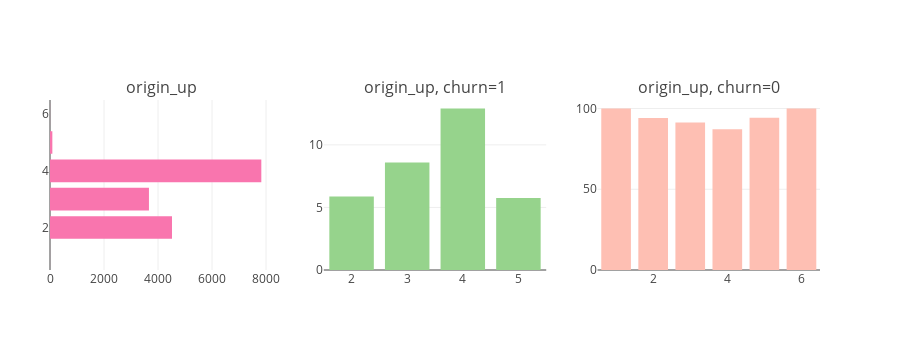

The code cell stored with this chart in its notebook:
### Code cell
tr0 = bar_hor(train, "origin_up", "Distribution of origin_up Variable" ,"#f975ae", w=700, lm=100, return_trace= True)
tr1, tr2 = gp('origin_up', 'Distribution of churn with origin_up')

fig = tools.make_subplots(rows=1, cols=3, print_grid=False, subplot_titles = ["origin_up" , "origin_up, churn=1" ,"origin_up, churn=0"])
fig.append_trace(tr0, 1, 1);
fig.append_trace(tr1, 1, 2);
fig.append_trace(tr2, 1, 3);
fig['layout'].update(height=350, showlegend=False, margin=dict(l=50));
iplot(fig);

### Figure 1 — Plotly figure (JSON) as saved in the notebook; plotly's stock layout.template omitted (floating-point values rounded to 4 significant figures)
{"data": [{"marker": {"color": "#f975ae"}, "orientation": "h", "type": "bar", "x": [1, 2, 87, 3664, 4517, 7825], "xaxis": "x1", "y": [1, 6, 5, 3, 2, 4], "yaxis": "y1"}, {"marker": {"color": "#96D38C"}, "name": "churn : 1", "type": "bar", "x": [4, 3, 2, 5], "xaxis": "x2", "y": [12.91, 8.597, 5.867, 5.747], "yaxis": "y2"}, {"marker": {"color": "#FEBFB3"}, "name": "churn : 0", "type": "bar", "x": [4, 2, 3, 5, 6, 1], "xaxis": "x3", "y": [87.09, 94.13, 91.4, 94.25, 100, 100], "yaxis": "y3"}], "layout": {"annotations": [{"font": {"size": 16}, "showarrow": false, "text": "origin_up", "x": 0.1444, "xanchor": "center", "xref": "paper", "y": 1, "yanchor": "bottom", "yref": "paper"}, {"font": {"size": 16}, "showarrow": false, "text": "origin_up, churn=1", "x": 0.5, "xanchor": "center", "xref": "paper", "y": 1, "yanchor": "bottom", "yref": "paper"}, {"font": {"size": 16}, "showarrow": false, "text": "origin_up, churn=0", "x": 0.8556, "xanchor": "center", "xref": "paper", "y": 1, "yanchor": "bottom", "yref": "paper"}], "height": 350, "margin": {"l": 50}, "showlegend": false, "xaxis1": {"anchor": "y1", "domain": [0, 0.2889]}, "xaxis2": {"anchor": "y2", "domain": [0.3556, 0.6444]}, "xaxis3": {"anchor": "y3", "domain": [0.7111, 1]}, "yaxis1": {"anchor": "x1", "domain": [0, 1]}, "yaxis2": {"anchor": "x2", "domain": [0, 1]}, "yaxis3": {"anchor": "x3", "domain": [0, 1]}}}
